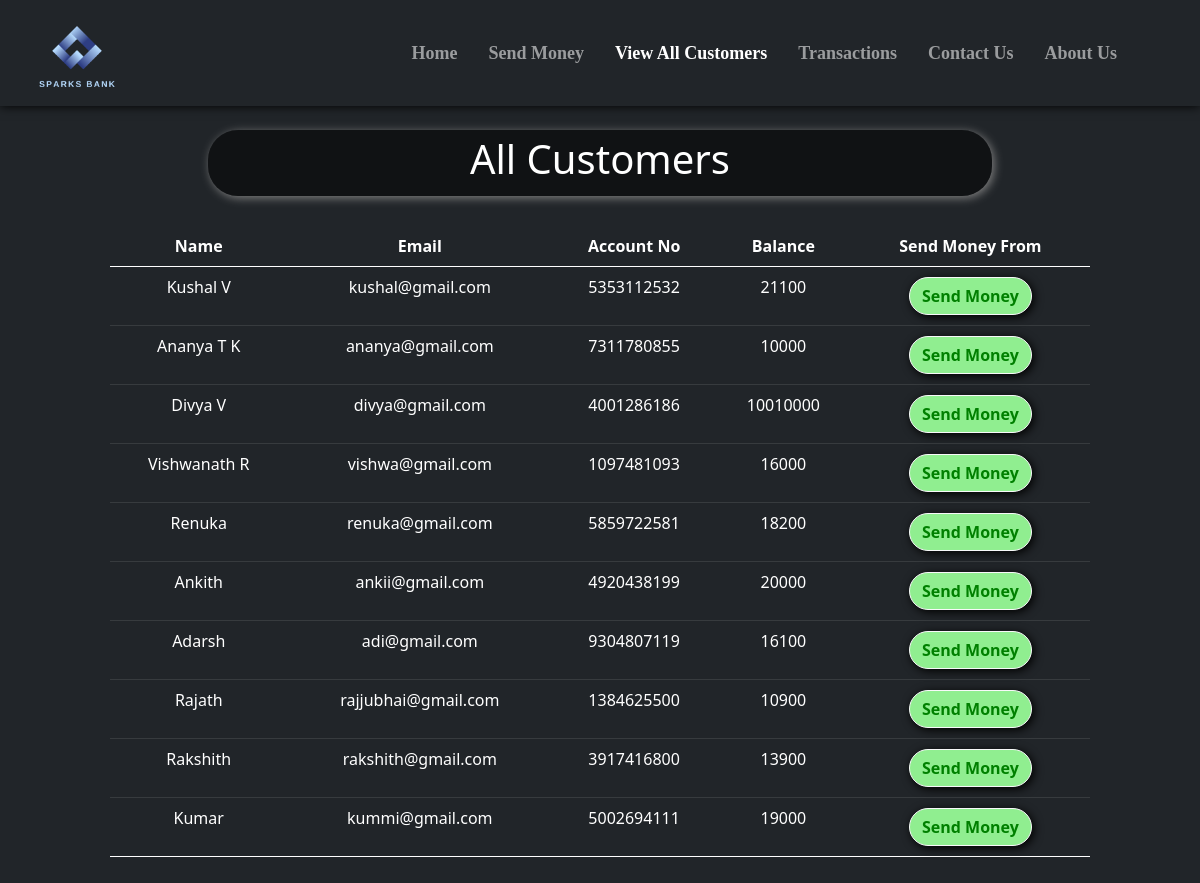
/all_cust.php, run on the app's committed database.
### tables this page shows
CREATE TABLE `users` (
  `sr` int(11) NOT NULL,
  `name` varchar(20) NOT NULL,
  `email` varchar(20) NOT NULL,
  `accno` varchar(10) NOT NULL,
  `blc` bigint(20) NOT NULL
);

### all_cust.php (the view, shortened to what this page needs)
<!doctype html>
<html lang="en">
<head>
    <link href="https://cdn.jsdelivr.net/npm/bootstrap@5.0.2/dist/css/bootstrap.min.css" rel="stylesheet"
>
    <link rel="stylesheet" href="https://cdnjs.cloudflare.com/ajax/libs/font-awesome/5.15.3/css/all.min.css"
 />
</head>
<body style="background-color:#212529;">
    <?php include 'spin.php'; ?>
    <nav class="navbar navbar-expand-lg navbar-dark bg-dark fixed fixed-top"
        style="font-family:candara; font-size:18px; box-shadow: 0px 0px 10px 0px black;">
        <div class="container-fluid">
            <a href="index.php"><img src="statics\logo.png" alt=""
                    style="height: 80px; margin-left:25px; margin-top:10px;"></a>
        </div>
        <div class="collapse navbar-collapse" id="navbarSupportedContent">
            <b>
                <ul class="navbar-nav ">
                    <li class="nav-item nav-links" style="margin-left:15px;">
                        <a class="nav-link text-nowrap" aria-current="page" href="index.php">Home</a>
                    </li>
                    <li class="nav-item" style="margin-left:15px; ">
                        <a class="nav-link text-nowrap" href="send_money.php">Send Money</a>
                    </li>
                    <li class="nav-item" style="margin-left:15px;">
                        <a class="nav-link text-nowrap active" href="all_cust.php">View All Customers</a>
                    </li>
                    <li class="nav-item" style="margin-left:15px;">
                        <a class="nav-link text-nowrap" href="transactions.php">Transactions</a>
                    </li>
                    <li class="nav-item" style="margin-left:15px;">
                        <a class="nav-link text-nowrap" href="contact_us.php">Contact Us</a>
                    </li>
                    <li class="nav-item" style="margin-left:15px; margin-right:75px;">
                        <a class="nav-link text-nowrap" href="about_us.php">About Us</a>
                    </li>
                </ul>
            </b>
        </div>
    </nav>
    <center>
        <div class="container" style="margin-top: 10%; padding:10px 80px 10px 80px; ">
            <div
                style="width:80%; background-color:rgba(0,0,0,.5); padding:5px 5px 5px 5px; border-radius:30px; box-shadow: 2px 2px 10px gray;">
                <h1 style=" color:white;">All Customers</h1>
            </div>
            <?php
    $conn = mysqli_connect($servername, $username, $password, $database);
    if(!$conn){
        die("Connection not established: ".mysqli_connect_error());
    }else{
        $sql = "SELECT * FROM `users`";
        $result = mysqli_query($conn, $sql);
?>
            <table class="table table-dark" style="margin-top: 30px;">
                <thead>
                    <tr>
                        <th scope="col">Name</th>
                        <th scope="col">Email</th>
                        <th scope="col">Account No</th>
                        <th scope="col">Balance</th>
                        <th scope="col">Send Money From</th>
                    </tr>
                </thead>
                <?php
echo "<tbody>";
        while($row = mysqli_fetch_assoc($result)){
        echo    '
            <tr>
              <td>'.$row['name'].'</td>
              <td>'.$row['email'].'</td>
              <td>'.$row['accno'].'</td>
              <td>'.$row['blc'].'</td>
              <td style="padding:10px 10px 10px 10px">
              <a href="send_money.php?reads='.$row['accno'].'"
              <button type="button" class="btn mybtn btn-outline-light">Send Money</button>
              </a>
              </td>
            </tr>';
    }
    }
    echo "</tbody>";
?>
        </div>
    </center>
</body>
</html>

### spin.php (shortened to what this page needs)
<html>
<head>
<link rel="stylesheet" href="https://cdnjs.cloudflare.com/ajax/libs/font-awesome/5.15.3/css/all.min.css" />
</head>
<body>
    </body>
</html>

### all_cust.php (style rules this page uses)
th, td { text-align: center; }
.mybtn { box-shadow: 2px 2px 10px black; border-radius: 30px; font-weight: bold; background-color: lightgreen; color: green; }

### data on the page
users: name "Kushal V", email "kushal@gmail.com", accno "5353112532", blc "21100"
users: name "Ananya T K", email "ananya@gmail.com", accno "7311780855", blc "10000"
users: name "Divya V", email "divya@gmail.com", accno "4001286186", blc "10010000"
users: name "Vishwanath R", email "vishwa@gmail.com", accno "1097481093", blc "16000"
users: name "Renuka", email "renuka@gmail.com", accno "5859722581", blc "18200"
users: name "Ankith", email "ankii@gmail.com", accno "4920438199", blc "20000"
users: name "Adarsh", email "adi@gmail.com", accno "9304807119", blc "16100"
users: name "Rajath", email "rajjubhai@gmail.com", accno "1384625500", blc "10900"
users: name "Rakshith", email "rakshith@gmail.com", accno "3917416800", blc "13900"
users: name "Kumar", email "kummi@gmail.com", accno "5002694111", blc "19000"
